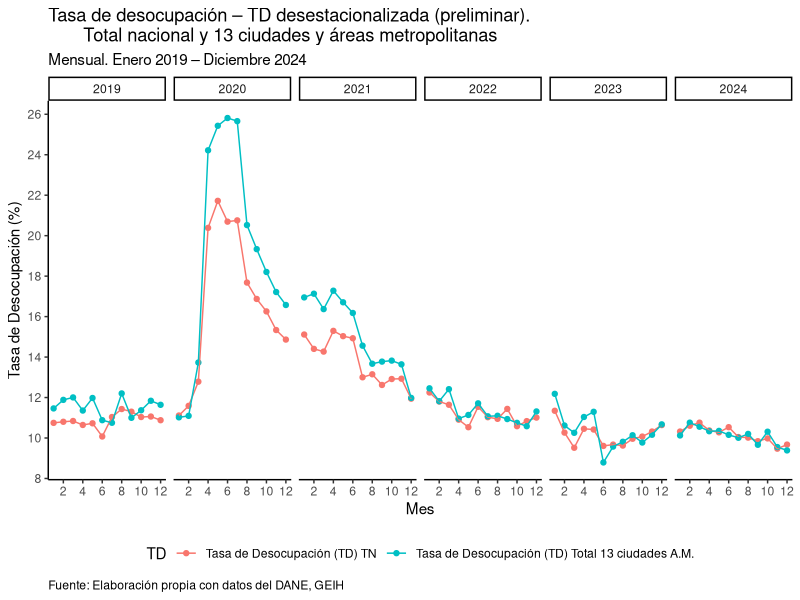
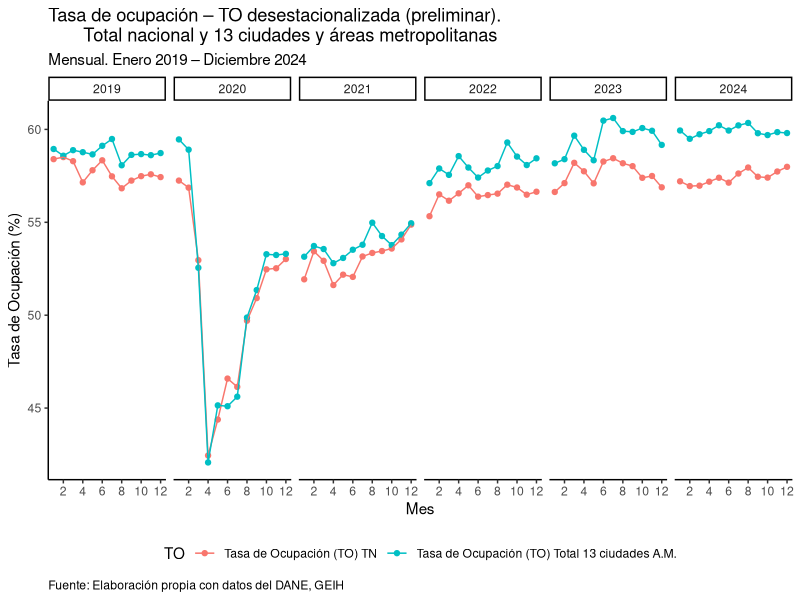
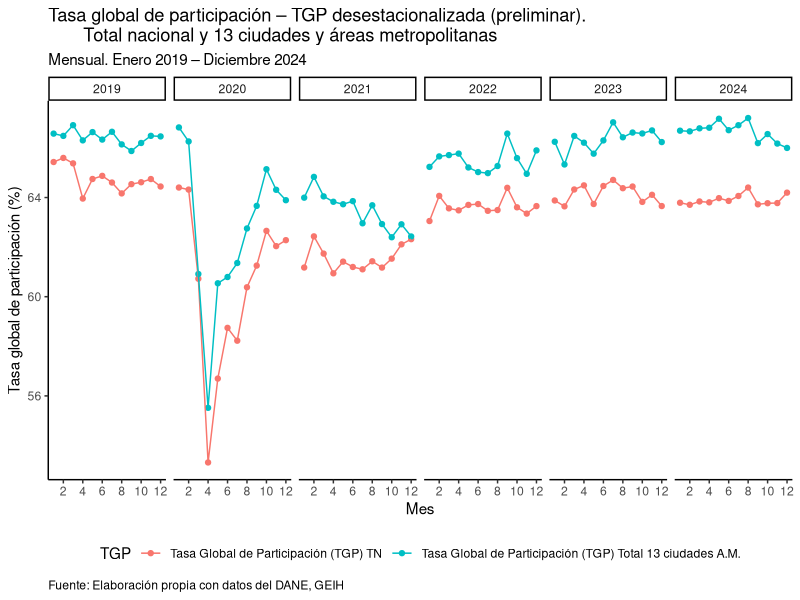

Write the R code that produced these figures, in order.
## ---- chunk 1

library(readxl)
library(tidyverse)
## ---- chunk 2

data = read_excel("data.xlsx")

data
## ---- chunk 3

data = data |> 
  filter(Año>=2019)

data
## ---- chunk 4

unemp = data |> 
  select(Año, Mes, `Tasa de Desocupación (TD) TN`, `Tasa de Desocupación (TD) Total 13 ciudades A.M.`) |> 
  pivot_longer(cols = 3:4, names_to = "TD",
               values_to = "value")

unemp
## ---- chunk 5

ggplot(unemp) +
  geom_point(aes(x = Mes, y = value, colour = TD, group = TD)) +
  geom_line(aes(x = Mes, y = value, colour = TD, group = TD)) +
  facet_grid( . ~ Año) +
  scale_x_continuous(breaks = seq(0,12, by=2)) +
  scale_y_continuous(breaks = seq(8,26, by=2)) +
  theme_classic() +
  labs(title = "Tasa de desocupación – TD desestacionalizada (preliminar).
       Total nacional y 13 ciudades y áreas metropolitanas",
       subtitle = "Mensual. Enero 2019 – Diciembre 2024",
       x = "Mes",
       y = "Tasa de Desocupación (%)",
       caption = "Fuente: Elaboración propia con datos del DANE, GEIH") +
  theme(plot.caption.position = "panel",
        plot.caption = element_text(hjust = 0),
        legend.position = "bottom")

## ---- chunk 6

emp = data |> 
  select(Año, Mes, `Tasa de Ocupación (TO) TN`, `Tasa de Ocupación (TO) Total 13 ciudades A.M.`) |> 
  pivot_longer(cols = 3:4, names_to = "TO",
               values_to = "value")

emp
## ---- chunk 7

ggplot(emp) +
  geom_point(aes(x = Mes, y = value, colour = TO, group = TO)) +
  geom_line(aes(x = Mes, y = value, colour = TO, group = TO)) +
  facet_grid( . ~ Año) +
  scale_x_continuous(breaks = seq(0,12, by=2)) +
  theme_classic() +
  labs(title = "Tasa de ocupación – TO desestacionalizada (preliminar).
       Total nacional y 13 ciudades y áreas metropolitanas",
       subtitle = "Mensual. Enero 2019 – Diciembre 2024",
       x = "Mes",
       y = "Tasa de Ocupación (%)",
       caption = "Fuente: Elaboración propia con datos del DANE, GEIH") +
  theme(plot.caption.position = "panel",
        plot.caption = element_text(hjust = 0),
        legend.position = "bottom")

## ---- chunk 8

lfp = data |> 
  select(Año, Mes, `Tasa Global de Participación (TGP) TN`, `Tasa Global de Participación (TGP) Total 13 ciudades A.M.`) |> 
  pivot_longer(cols = 3:4, names_to = "TGP",
               values_to = "value")

lfp
## ---- chunk 9

ggplot(lfp) +
  geom_point(aes(x = Mes, y = value, colour = TGP, group = TGP)) +
  geom_line(aes(x = Mes, y = value, colour = TGP, group = TGP)) +
  facet_grid( . ~ Año) +
  scale_x_continuous(breaks = seq(0,12, by=2)) +
  theme_classic() +
  labs(title = "Tasa global de participación – TGP desestacionalizada (preliminar).
       Total nacional y 13 ciudades y áreas metropolitanas",
       subtitle = "Mensual. Enero 2019 – Diciembre 2024",
       x = "Mes",
       y = "Tasa global de participación (%)",
       caption = "Fuente: Elaboración propia con datos del DANE, GEIH") +
  theme(plot.caption.position = "panel",
        plot.caption = element_text(hjust = 0),
        legend.position = "bottom")

